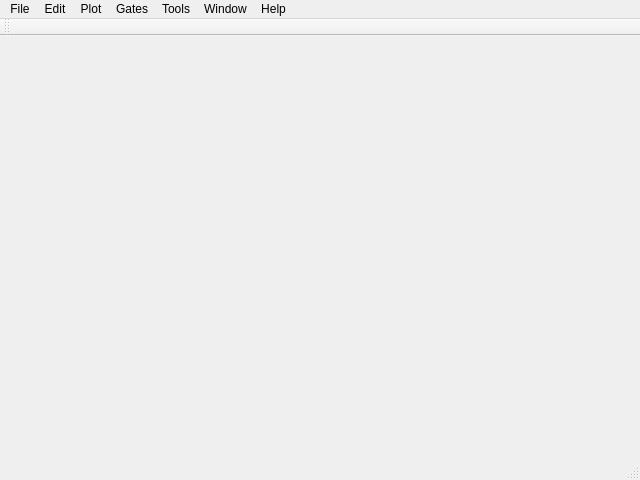
<?xml version="1.0" encoding="UTF-8"?>
<ui version="4.0">
 <class>MainWindow</class>
 <widget class="QMainWindow" name="MainWindow">
  <property name="geometry">
   <rect>
    <x>0</x>
    <y>0</y>
    <width>640</width>
    <height>480</height>
   </rect>
  </property>
  <property name="windowTitle">
   <string>MainWindow</string>
  </property>
  <widget class="QWidget" name="centralwidget"/>
  <widget class="QMenuBar" name="menubar">
   <property name="geometry">
    <rect>
     <x>0</x>
     <y>0</y>
     <width>640</width>
     <height>25</height>
    </rect>
   </property>
   <widget class="QMenu" name="menuFile">
    <property name="title">
     <string>File</string>
    </property>
    <property name="separatorsCollapsible">
     <bool>false</bool>
    </property>
    <addaction name="actionOpen"/>
    <addaction name="actionSave"/>
    <addaction name="actionSaveAs"/>
    <addaction name="actionExport"/>
    <addaction name="actionPreference"/>
   </widget>
   <widget class="QMenu" name="menuEdit">
    <property name="title">
     <string>Edit</string>
    </property>
    <addaction name="actionCut"/>
    <addaction name="actionCopy"/>
    <addaction name="actionPast"/>
   </widget>
   <widget class="QMenu" name="menuPlot">
    <property name="title">
     <string>Plot</string>
    </property>
    <addaction name="actionDotplot"/>
   </widget>
   <widget class="QMenu" name="menuTools">
    <property name="title">
     <string>Tools</string>
    </property>
   </widget>
   <widget class="QMenu" name="menuWindow">
    <property name="title">
     <string>Window</string>
    </property>
   </widget>
   <widget class="QMenu" name="menuHelp">
    <property name="title">
     <string>Help</string>
    </property>
   </widget>
   <widget class="QMenu" name="menuGates">
    <property name="title">
     <string>Gates</string>
    </property>
   </widget>
   <addaction name="menuFile"/>
   <addaction name="menuEdit"/>
   <addaction name="menuPlot"/>
   <addaction name="menuGates"/>
   <addaction name="menuTools"/>
   <addaction name="menuWindow"/>
   <addaction name="menuHelp"/>
  </widget>
  <widget class="QStatusBar" name="statusbar"/>
  <widget class="QToolBar" name="plotToolBar">
   <property name="windowTitle">
    <string>toolBar</string>
   </property>
   <attribute name="toolBarArea">
    <enum>TopToolBarArea</enum>
   </attribute>
   <attribute name="toolBarBreak">
    <bool>false</bool>
   </attribute>
  </widget>
  <action name="actionOpen">
   <property name="text">
    <string>open</string>
   </property>
  </action>
  <action name="actionSave">
   <property name="text">
    <string>save</string>
   </property>
  </action>
  <action name="actionSaveAs">
   <property name="text">
    <string>saveAs</string>
   </property>
  </action>
  <action name="actionExport">
   <property name="text">
    <string>export</string>
   </property>
  </action>
  <action name="actionPreference">
   <property name="text">
    <string>preference</string>
   </property>
  </action>
  <action name="actionCopy">
   <property name="text">
    <string>Copy</string>
   </property>
  </action>
  <action name="actionCut">
   <property name="text">
    <string>Cut</string>
   </property>
  </action>
  <action name="actionPast">
   <property name="text">
    <string>Past</string>
   </property>
  </action>
  <action name="actionTable">
   <property name="text">
    <string>Table</string>
   </property>
  </action>
  <action name="actionShow_gate_list">
   <property name="text">
    <string>show gate list</string>
   </property>
  </action>
  <action name="actionDotplot">
   <property name="icon">
    <iconset resource="icons/icons.qrc">
     <normaloff>:/scatter_plot-26.png</normaloff>:/scatter_plot-26.png</iconset>
   </property>
   <property name="text">
    <string>dotplot</string>
   </property>
  </action>
 </widget>
 <resources>
  <include location="icons/icons.qrc"/>
 </resources>
 <connections/>
</ui>
